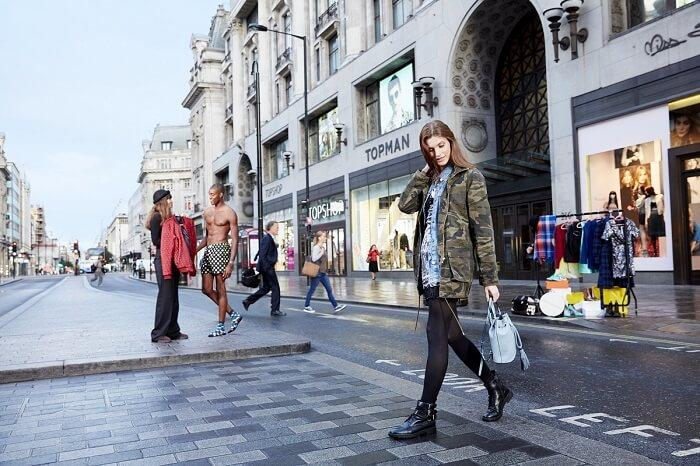
#> input picture Лекция 3/Notebooks/hog_test.JPG, 700 x 466 px, found by its file name
$ jupyter execute HogTest.ipynb
#> lines starting #> are read from the running program, lines starting #| are printed output that depends on the picture; after the words box and inside, x2 and y2 are one past the last pixel; in counts of white or black regions, pixels touching at a corner belong together
[cell 1]
import numpy as np
import cv2
import matplotlib.pyplot as plt
import imutils
import datetime

[cell 2]
winStride = (8,8)
padding = (16,16)
meanShift = False

[cell 3]
hog = cv2.HOGDescriptor()
hog.setSVMDetector(cv2.HOGDescriptor_getDefaultPeopleDetector())

[cell 4]
image = cv2.imread("hog_test.jpg")
#> image is the input picture: shape (466, 700, 3); mean B, G, R 153.9, 144.4, 140.9
image = imutils.resize(image, width=min(400, image.shape[1]))
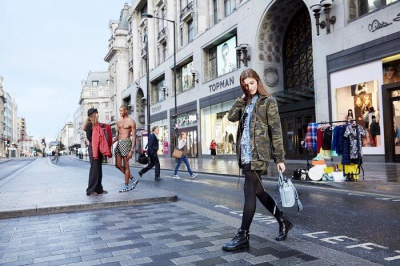
#> image: shape (266, 400, 3); mean B, G, R 153.9, 144.4, 140.9
plt.imshow(image)

[cell 5]
# detect people in the image
start = datetime.datetime.now()
(rects, weights) = hog.detectMultiScale(image, winStride=winStride,
	padding=padding, scale=1.05, useMeanshiftGrouping=meanShift)
#> rects = [[59, 72, 75, 149], [197, 44, 120, 222]]; weights = [1.08, 0.666]
print("[INFO] detection took: {}s".format(
	(datetime.datetime.now() - start).total_seconds()))

[cell 6]
# draw the original bounding boxes
for (x, y, w, h) in rects:
	cv2.rectangle(image, (x, y), (x + w, y + h), (0, 255, 0), 2)
#> this loop made 2 passes
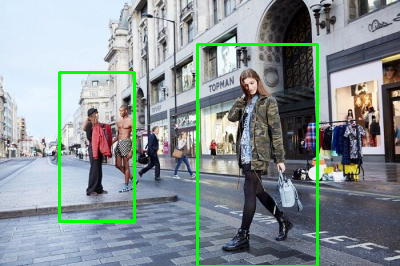
#> image: shape (266, 400, 3); 2.95% of pixels changed, all inside (x1, y1, x2, y2) = (58, 43, 319, 266)
